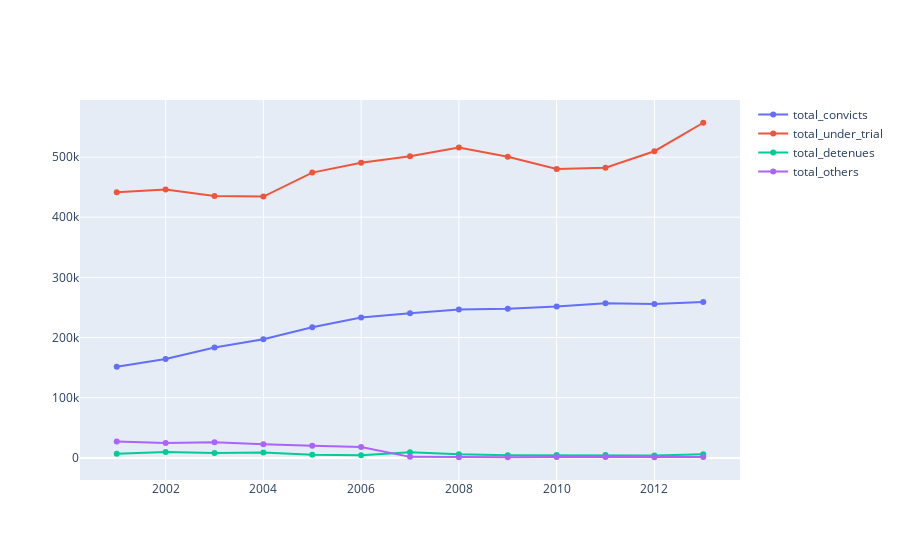

Source (notebook cell):
### Code cell
import plotly.graph_objects as go

fig = go.Figure()
toplot = ['total_convicts', 'total_under_trial', 'total_detenues', 'total_others']

for col in toplot:
    fig.add_trace(go.Scatter(x=casesbyyear['year'],
                         y=casesbyyear[col],
                         mode='lines+markers',
                            name=col))
fig.show()

#px.line(casesbyyear, x='year', )

### Figure 1 — Plotly figure (JSON) as saved in the notebook; plotly's stock layout.template omitted (floating-point values rounded to 4 significant figures)
{"data": [{"mode": "lines+markers", "name": "total_convicts", "type": "scatter", "x": [2001, 2002, 2003, 2004, 2005, 2006, 2007, 2008, 2009, 2010, 2011, 2012, 2013], "y": [151326, 164242, 183532, 197054, 217144, 233350, 240230, 246614, 247882, 251578, 257184, 255578, 259216]}, {"mode": "lines+markers", "name": "total_under_trial", "type": "scatter", "x": [2001, 2002, 2003, 2004, 2005, 2006, 2007, 2008, 2009, 2010, 2011, 2012, 2013], "y": [441634, 446076, 435316, 434260, 474152, 490488, 501454, 515856, 500408, 480196, 482400, 509714, 557006]}, {"mode": "lines+markers", "name": "total_detenues", "type": "scatter", "x": [2001, 2002, 2003, 2004, 2005, 2006, 2007, 2008, 2009, 2010, 2011, 2012, 2013], "y": [7020, 9664, 8016, 8982, 5084, 4550, 9374, 5956, 4464, 4650, 4900, 3844, 6226]}, {"mode": "lines+markers", "name": "total_others", "type": "scatter", "x": [2001, 2002, 2003, 2004, 2005, 2006, 2007, 2008, 2009, 2010, 2011, 2012, 2013], "y": [27290, 24732, 26174, 22486, 20356, 18154, 1734, 1080, 1184, 1572, 1368, 1134, 1536]}], "layout": {}}
